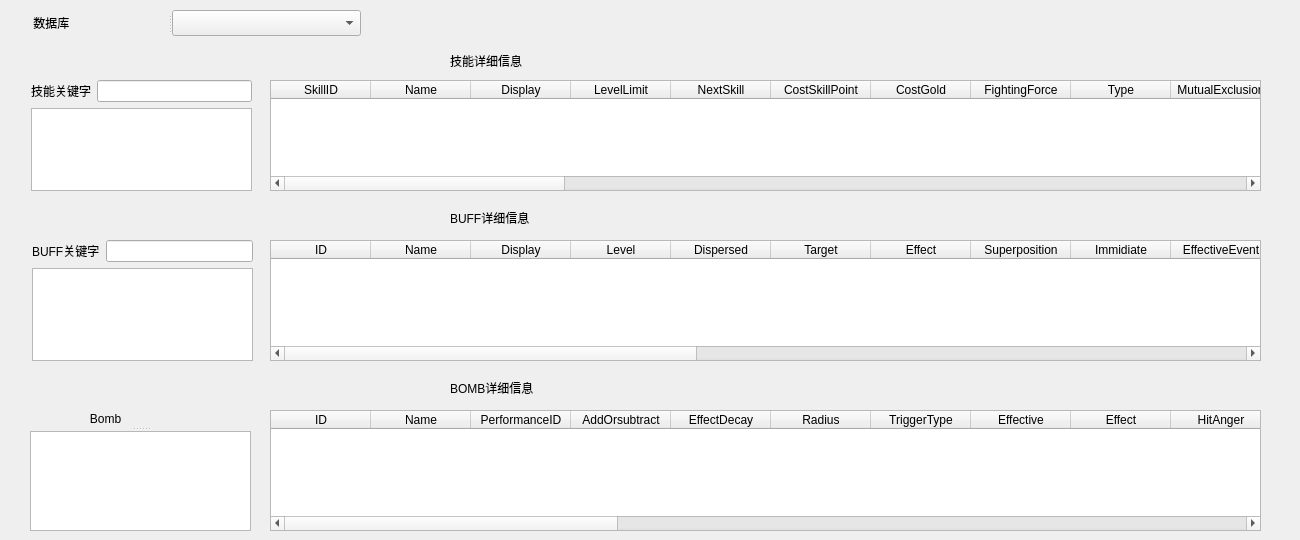
<?xml version="1.0" encoding="UTF-8"?>
<ui version="4.0">
 <class>skillselect</class>
 <widget class="QDialog" name="skillselect">
  <property name="geometry">
   <rect>
    <x>0</x>
    <y>0</y>
    <width>1300</width>
    <height>540</height>
   </rect>
  </property>
  <property name="windowTitle">
   <string>技能查询器</string>
  </property>
  <widget class="QSplitter" name="splitter_7">
   <property name="geometry">
    <rect>
     <x>10</x>
     <y>10</y>
     <width>351</width>
     <height>26</height>
    </rect>
   </property>
   <property name="orientation">
    <enum>Qt::Horizontal</enum>
   </property>
   <widget class="QLabel" name="label_3">
    <property name="text">
     <string>       数据库</string>
    </property>
   </widget>
   <widget class="QComboBox" name="comboBox"/>
  </widget>
  <widget class="QTableWidget" name="skillTableWidget">
   <property name="geometry">
    <rect>
     <x>270</x>
     <y>80</y>
     <width>991</width>
     <height>111</height>
    </rect>
   </property>
   <column>
    <property name="text">
     <string>SkillID</string>
    </property>
    <property name="toolTip">
     <string>ID</string>
    </property>
    <property name="whatsThis">
     <string/>
    </property>
   </column>
   <column>
    <property name="text">
     <string>Name</string>
    </property>
    <property name="toolTip">
     <string>技能名称</string>
    </property>
   </column>
   <column>
    <property name="text">
     <string>Display</string>
    </property>
    <property name="toolTip">
     <string>技能表现表ID t_s_skill_performa</string>
    </property>
   </column>
   <column>
    <property name="text">
     <string>LevelLimit</string>
    </property>
    <property name="toolTip">
     <string>激活技能或解锁战斗道具的角色等级</string>
    </property>
   </column>
   <column>
    <property name="text">
     <string>NextSkill</string>
    </property>
    <property name="toolTip">
     <string>下一等级ID</string>
    </property>
   </column>
   <column>
    <property name="text">
     <string>CostSkillPoint</string>
    </property>
    <property name="toolTip">
     <string>升级下一级技能所需消耗技能点</string>
    </property>
   </column>
   <column>
    <property name="text">
     <string>CostGold</string>
    </property>
    <property name="toolTip">
     <string>升级下一级技能所需消耗银币</string>
    </property>
   </column>
   <column>
    <property name="text">
     <string>FightingForce</string>
    </property>
    <property name="toolTip">
     <string>战斗力</string>
    </property>
   </column>
   <column>
    <property name="text">
     <string>Type</string>
    </property>
    <property name="toolTip">
     <string>&lt;html&gt;&lt;head/&gt;&lt;body&gt;&lt;p&gt;主动技能 0，永久被动技能：&lt;/p&gt;&lt;p&gt;常驻生效,属性值直接添加在角色面板或进入战斗场景后自动施加buff --目前无效&lt;/p&gt;&lt;p&gt; 1，被动技能：选定后，进入战斗场景后自动施加buff &lt;/p&gt;&lt;p&gt;2，主动技能：选定后，需使用才可生效 &lt;/p&gt;&lt;p&gt;3，必杀技：始终与武器捆绑 &lt;/p&gt;&lt;p&gt;4，公共技能 &lt;/p&gt;&lt;p&gt;5，道具技能 &lt;/p&gt;&lt;p&gt;6，宠物技能&lt;/p&gt;&lt;/body&gt;&lt;/html&gt;</string>
    </property>
   </column>
   <column>
    <property name="text">
     <string>MutualExclusion</string>
    </property>
    <property name="toolTip">
     <string>&lt;html&gt;&lt;head/&gt;&lt;body&gt;&lt;p&gt;技能自身所属的分类&lt;/p&gt;&lt;p&gt;1,替换武器&lt;/p&gt;&lt;p&gt;2,跳过回合&lt;/p&gt;&lt;p&gt;3,必杀技&lt;/p&gt;&lt;p&gt;4,旧&lt;/p&gt;&lt;p&gt;5,特殊&lt;/p&gt;&lt;p&gt;0,常规&lt;/p&gt;&lt;/body&gt;&lt;/html&gt;</string>
    </property>
   </column>
   <column>
    <property name="text">
     <string>Compatible</string>
    </property>
    <property name="toolTip">
     <string>&lt;html&gt;&lt;head/&gt;&lt;body&gt;&lt;p&gt;兼容&lt;/p&gt;&lt;p&gt;本技能兼容的分类&lt;/p&gt;&lt;p&gt;使用了MutualExclusion类型以后，还能使用的技能类型&lt;/p&gt;&lt;/body&gt;&lt;/html&gt;</string>
    </property>
   </column>
   <column>
    <property name="text">
     <string>Cooldown</string>
    </property>
    <property name="toolTip">
     <string>&lt;html&gt;&lt;head/&gt;&lt;body&gt;&lt;p&gt;&lt;span style=&quot; font-family:'微软雅黑'; font-size:11px; color:#000000;&quot;&gt;使用的冷却时间 施放技能间隔，&lt;/span&gt;&lt;/p&gt;&lt;p&gt;&lt;span style=&quot; font-family:'微软雅黑'; font-size:11px; color:#000000;&quot;&gt;施放技能的回合后开始每到自身回合&lt;/span&gt;&lt;/p&gt;&lt;p&gt;&lt;span style=&quot; font-family:'微软雅黑'; font-size:11px; color:#000000;&quot;&gt;结束-1&lt;/span&gt;&lt;/p&gt;&lt;/body&gt;&lt;/html&gt;</string>
    </property>
   </column>
   <column>
    <property name="text">
     <string>TimesPerTurn</string>
    </property>
    <property name="toolTip">
     <string>每回合使用次数限定</string>
    </property>
   </column>
   <column>
    <property name="text">
     <string>CostActPoint</string>
    </property>
    <property name="toolTip">
     <string>使用技能需要消耗消耗行动力数量</string>
    </property>
   </column>
   <column>
    <property name="text">
     <string>CostAnger</string>
    </property>
    <property name="toolTip">
     <string>消耗怒气</string>
    </property>
   </column>
   <column>
    <property name="text">
     <string>Buff</string>
    </property>
    <property name="toolTip">
     <string>&lt;html&gt;&lt;head/&gt;&lt;body&gt;&lt;p&gt;状态&lt;/p&gt;&lt;p&gt;可能填写多个|分隔&lt;/p&gt;&lt;p&gt;buffer表&lt;/p&gt;&lt;/body&gt;&lt;/html&gt;</string>
    </property>
   </column>
   <column>
    <property name="text">
     <string>Delay</string>
    </property>
    <property name="toolTip">
     <string>延迟值</string>
    </property>
   </column>
   <column>
    <property name="text">
     <string>IsEndTurn</string>
    </property>
    <property name="toolTip">
     <string>是否结束回合</string>
    </property>
   </column>
   <column>
    <property name="text">
     <string>User</string>
    </property>
    <property name="toolTip">
     <string>使用者
0，玩家；1，NPC。</string>
    </property>
   </column>
   <column>
    <property name="text">
     <string>UseType</string>
    </property>
    <property name="toolTip">
     <string>技能Tag分类用于AI调用
可配置多项，竖线分割
（主动技能
0，永久被动技能：常驻生效，属性值直接添加在角色面板或进入战斗场景后自动施加buff --目前无效
1，被动技能：选定后，进入战斗场景后自动施加buff
2，主动技能：选定后，需使用才可生效
3，必杀技：始终与武器捆绑
4，公共技能
5，道具技能
6，宠物技能-非治疗
7，未知
8，未知
9：宠物技能-治疗类</string>
    </property>
   </column>
   <column>
    <property name="text">
     <string>SubType</string>
    </property>
    <property name="toolTip">
     <string>技能子类型
0，无特殊子类型
1，普通技能-武器技能
2，普通技能-武器必杀技
3，普通技能-通用技能
4，普通技能-被动技能
5，道具技能
6，宠物技能
7，无法首发的道具技能</string>
    </property>
   </column>
   <column>
    <property name="text">
     <string>IsAttackSkill</string>
    </property>
    <property name="toolTip">
     <string>&lt;html&gt;&lt;head/&gt;&lt;body&gt;&lt;p&gt;是否是攻击技能&lt;/p&gt;&lt;p&gt;0，非攻击技能&lt;/p&gt;&lt;p&gt;1，攻击技能&lt;/p&gt;&lt;p&gt;----无效字段&lt;/p&gt;&lt;/body&gt;&lt;/html&gt;</string>
    </property>
   </column>
   <column>
    <property name="text">
     <string>Damage</string>
    </property>
    <property name="toolTip">
     <string>杀伤权重</string>
    </property>
   </column>
   <column>
    <property name="text">
     <string>Dig</string>
    </property>
    <property name="toolTip">
     <string>挖坑权重</string>
    </property>
   </column>
   <column>
    <property name="text">
     <string>ButtonOrder</string>
    </property>
    <property name="toolTip">
     <string>技能在按钮上的次序</string>
    </property>
   </column>
   <column>
    <property name="text">
     <string>Level</string>
    </property>
    <property name="toolTip">
     <string>技能等级</string>
    </property>
   </column>
   <column>
    <property name="text">
     <string>BasicSkill</string>
    </property>
    <property name="toolTip">
     <string>技能等级为1时的ID</string>
    </property>
   </column>
   <column>
    <property name="text">
     <string>CostDonate</string>
    </property>
    <property name="toolTip">
     <string>学习此技能消耗的贡献</string>
    </property>
   </column>
   <column>
    <property name="text">
     <string>FightUseCount</string>
    </property>
    <property name="toolTip">
     <string>&lt;html&gt;&lt;head/&gt;&lt;body&gt;&lt;p&gt;战斗中可使用次数&lt;/p&gt;&lt;p&gt;填-1为无限次使用&lt;/p&gt;&lt;/body&gt;&lt;/html&gt;</string>
    </property>
   </column>
   <column>
    <property name="text">
     <string>CanHold</string>
    </property>
    <property name="toolTip">
     <string>角色技能专用，是否允许战前携带</string>
    </property>
   </column>
   <column>
    <property name="text">
     <string>Sort</string>
    </property>
    <property name="toolTip">
     <string>道具技能专用。在客户端选择技能时的排序。</string>
    </property>
   </column>
  </widget>
  <widget class="QTableWidget" name="bombTableWidget">
   <property name="geometry">
    <rect>
     <x>270</x>
     <y>410</y>
     <width>991</width>
     <height>121</height>
    </rect>
   </property>
   <column>
    <property name="text">
     <string>ID</string>
    </property>
    <property name="toolTip">
     <string>&lt;html&gt;&lt;head/&gt;&lt;body&gt;&lt;p&gt;ID&lt;/p&gt;&lt;p&gt;102固定ID&lt;/p&gt;&lt;p&gt;0～94999是道具类使用的炮弹&lt;/p&gt;&lt;p&gt;95000~99999是套装置换用&lt;/p&gt;&lt;p&gt;100000是常规武器用的炮弹&lt;/p&gt;&lt;p&gt;500000是副本NPC使用的炮弹&lt;/p&gt;&lt;p&gt;对于常规武器来说，&lt;/p&gt;&lt;p&gt;编号（两位），&lt;/p&gt;&lt;p&gt;变型等级（一位），&lt;/p&gt;&lt;p&gt;主次（一位1，主炮弹，2次炮弹），&lt;/p&gt;&lt;p&gt;编号数（一位）&lt;/p&gt;&lt;/body&gt;&lt;/html&gt;</string>
    </property>
   </column>
   <column>
    <property name="text">
     <string>Name</string>
    </property>
    <property name="toolTip">
     <string>名称</string>
    </property>
   </column>
   <column>
    <property name="text">
     <string>PerformanceID</string>
    </property>
    <property name="toolTip">
     <string>炮弹表现表ID

t_s_bomb_performance表</string>
    </property>
   </column>
   <column>
    <property name="text">
     <string>AddOrsubtract</string>
    </property>
    <property name="toolTip">
     <string>&lt;html&gt;&lt;head/&gt;&lt;body&gt;&lt;p&gt;增强/减弱&lt;/p&gt;&lt;p&gt;1，减弱&lt;/p&gt;&lt;p&gt;2，增强&lt;/p&gt;&lt;/body&gt;&lt;/html&gt;</string>
    </property>
   </column>
   <column>
    <property name="text">
     <string>EffectDecay</string>
    </property>
    <property name="toolTip">
     <string>&lt;html&gt;&lt;head/&gt;&lt;body&gt;&lt;p&gt;区域效果衰减&lt;/p&gt;&lt;p&gt;内层百分比半径_内层百分比效果/&lt;/p&gt;&lt;p&gt;外层百分比半径_外层百分比效果&lt;/p&gt;&lt;/body&gt;&lt;/html&gt;</string>
    </property>
   </column>
   <column>
    <property name="text">
     <string>Radius</string>
    </property>
    <property name="toolTip">
     <string>爆炸范围</string>
    </property>
   </column>
   <column>
    <property name="text">
     <string>TriggerType</string>
    </property>
    <property name="toolTip">
     <string>&lt;html&gt;&lt;head/&gt;&lt;body&gt;&lt;p&gt;触发爆炸&lt;/p&gt;&lt;p&gt;0，无&lt;/p&gt;&lt;p&gt;1|4，地表&lt;/p&gt;&lt;p&gt;2，友方角色&lt;/p&gt;&lt;p&gt;3，敌方角色&lt;/p&gt;&lt;p&gt;4,不可炸的地表&lt;/p&gt;&lt;/body&gt;&lt;/html&gt;</string>
    </property>
   </column>
   <column>
    <property name="text">
     <string>Effective</string>
    </property>
    <property name="toolTip">
     <string>&lt;html&gt;&lt;head/&gt;&lt;body&gt;&lt;p&gt;可生效&lt;/p&gt;&lt;p&gt;1，地表&lt;/p&gt;&lt;p&gt;2，友方角色&lt;/p&gt;&lt;p&gt;3，敌方角色&lt;/p&gt;&lt;p&gt;4，不可破坏地形&lt;/p&gt;&lt;p&gt;5，物件&lt;/p&gt;&lt;p&gt;6，队友&lt;/p&gt;&lt;/body&gt;&lt;/html&gt;</string>
    </property>
   </column>
   <column>
    <property name="text">
     <string>Effect</string>
    </property>
    <property name="toolTip">
     <string>&lt;html&gt;&lt;head/&gt;&lt;body&gt;&lt;p&gt;效果&lt;/p&gt;&lt;p&gt;DerivationBomb(绝对伤害值)适用于物件爆炸&lt;/p&gt;&lt;p&gt;KickFlyFixedAngle(力度必填，角度必填，方向-1向左0根据爆炸点判断1向右)&lt;/p&gt;&lt;/body&gt;&lt;/html&gt;</string>
    </property>
   </column>
   <column>
    <property name="text">
     <string>HitAnger</string>
    </property>
    <property name="toolTip">
     <string>命中增加怒气</string>
    </property>
   </column>
   <column>
    <property name="text">
     <string>MissAnger</string>
    </property>
    <property name="toolTip">
     <string>未命中增加怒气</string>
    </property>
   </column>
   <column>
    <property name="text">
     <string>HitHole</string>
    </property>
    <property name="toolTip">
     <string>&lt;html&gt;&lt;head/&gt;&lt;body&gt;&lt;p&gt;击中角色弹坑&lt;/p&gt;&lt;p&gt;resweaponcrack&lt;/p&gt;&lt;p&gt;弹坑大小同资源大小&lt;/p&gt;&lt;/body&gt;&lt;/html&gt;</string>
    </property>
   </column>
   <column>
    <property name="text">
     <string>HitEdge</string>
    </property>
    <property name="toolTip">
     <string>&lt;html&gt;&lt;head/&gt;&lt;body&gt;&lt;p&gt;击中角色弹坑边缘&lt;/p&gt;&lt;p&gt;resweaponcrack&lt;/p&gt;&lt;/body&gt;&lt;/html&gt;</string>
    </property>
   </column>
   <column>
    <property name="text">
     <string>MissHole</string>
    </property>
    <property name="toolTip">
     <string>&lt;html&gt;&lt;head/&gt;&lt;body&gt;&lt;p&gt;击中地面弹坑&lt;/p&gt;&lt;p&gt;resweaponcrack&lt;/p&gt;&lt;/body&gt;&lt;/html&gt;</string>
    </property>
   </column>
   <column>
    <property name="text">
     <string>MissEdge</string>
    </property>
    <property name="toolTip">
     <string>&lt;html&gt;&lt;head/&gt;&lt;body&gt;&lt;p&gt;击中地面弹坑边缘&lt;/p&gt;&lt;p&gt;resweaponcrack&lt;/p&gt;&lt;/body&gt;&lt;/html&gt;</string>
    </property>
   </column>
   <column>
    <property name="text">
     <string>FlySpeed</string>
    </property>
    <property name="toolTip">
     <string>飞行播放速度</string>
    </property>
   </column>
   <column>
    <property name="text">
     <string>WindForce</string>
    </property>
    <property name="toolTip">
     <string>风力因素</string>
    </property>
   </column>
   <column>
    <property name="text">
     <string>AirResistance</string>
    </property>
    <property name="toolTip">
     <string>空气因素</string>
    </property>
   </column>
   <column>
    <property name="text">
     <string>Gravity</string>
    </property>
    <property name="toolTip">
     <string>重力因素</string>
    </property>
   </column>
   <column>
    <property name="text">
     <string>Mass</string>
    </property>
    <property name="toolTip">
     <string>质量</string>
    </property>
   </column>
   <column>
    <property name="text">
     <string>ExplodeTime4</string>
    </property>
    <property name="toolTip">
     <string>爆炸4表现时间（ms）</string>
    </property>
   </column>
   <column>
    <property name="text">
     <string>ExplodeTime3</string>
    </property>
   </column>
   <column>
    <property name="text">
     <string>ExplodeTime1</string>
    </property>
   </column>
   <column>
    <property name="text">
     <string>ExplodeTime2</string>
    </property>
   </column>
   <column>
    <property name="text">
     <string>EffectiveMode</string>
    </property>
    <property name="toolTip">
     <string>&lt;html&gt;&lt;head/&gt;&lt;body&gt;&lt;p&gt;生效方式&lt;/p&gt;&lt;p&gt;1，普通&lt;/p&gt;&lt;p&gt;2，炮弹不会爆炸，效果影响炮弹穿过的角色&lt;/p&gt;&lt;/body&gt;&lt;/html&gt;</string>
    </property>
   </column>
   <column>
    <property name="text">
     <string>FriendEffect</string>
    </property>
    <property name="toolTip">
     <string>只对已方的炮弹效果</string>
    </property>
   </column>
  </widget>
  <widget class="QTableWidget" name="buffTableWidget">
   <property name="geometry">
    <rect>
     <x>270</x>
     <y>240</y>
     <width>991</width>
     <height>121</height>
    </rect>
   </property>
   <column>
    <property name="text">
     <string>ID</string>
    </property>
    <property name="toolTip">
     <string>ID</string>
    </property>
   </column>
   <column>
    <property name="text">
     <string>Name</string>
    </property>
    <property name="toolTip">
     <string>Buff效果名称</string>
    </property>
   </column>
   <column>
    <property name="text">
     <string>Display</string>
    </property>
    <property name="toolTip">
     <string>&lt;html&gt;&lt;head/&gt;&lt;body&gt;&lt;p&gt;Buff表现表ID&lt;/p&gt;&lt;p&gt;读取表t_s_buffer_performance&lt;/p&gt;&lt;/body&gt;&lt;/html&gt;</string>
    </property>
   </column>
   <column>
    <property name="text">
     <string>Level</string>
    </property>
    <property name="toolTip">
     <string>状态等级</string>
    </property>
   </column>
   <column>
    <property name="text">
     <string>Dispersed</string>
    </property>
    <property name="toolTip">
     <string>&lt;html&gt;&lt;head/&gt;&lt;body&gt;&lt;p&gt;可被驱散&lt;/p&gt;&lt;p&gt;不可被驱散效果清除:0&lt;/p&gt;&lt;p&gt;可被驱散效果清除:1&lt;/p&gt;&lt;/body&gt;&lt;/html&gt;</string>
    </property>
   </column>
   <column>
    <property name="text">
     <string>Target</string>
    </property>
    <property name="toolTip">
     <string>&lt;html&gt;&lt;head/&gt;&lt;body&gt;&lt;p&gt;状态施加的对象：&lt;/p&gt;&lt;p&gt;1，自身&lt;/p&gt;&lt;p&gt;5，场景内所有角色&lt;/p&gt;&lt;p&gt;6，场景内所有敌方角色&lt;/p&gt;&lt;p&gt;7，场景内所有友方角色&lt;/p&gt;&lt;p&gt;8，近战范围内一个仇恨目标（用户则为随机目标）&lt;/p&gt;&lt;p&gt;9，近战范围内全部仇恨目标&lt;/p&gt;&lt;p&gt;10，炮弹命中的目标&lt;/p&gt;&lt;/body&gt;&lt;/html&gt;</string>
    </property>
   </column>
   <column>
    <property name="text">
     <string>Effect</string>
    </property>
    <property name="toolTip">
     <string>状态效果</string>
    </property>
   </column>
   <column>
    <property name="text">
     <string>Superposition</string>
    </property>
    <property name="toolTip">
     <string>&lt;html&gt;&lt;head/&gt;&lt;body&gt;&lt;p&gt;可叠加最大层数&lt;/p&gt;&lt;p&gt;不论来源，同一个角色的叠加最大层数&lt;/p&gt;&lt;p&gt;叠加功能&lt;/p&gt;&lt;/body&gt;&lt;/html&gt;</string>
    </property>
   </column>
   <column>
    <property name="text">
     <string>Immidiate</string>
    </property>
    <property name="toolTip">
     <string>立即生效</string>
    </property>
   </column>
   <column>
    <property name="text">
     <string>EffectiveEvent</string>
    </property>
    <property name="toolTip">
     <string>产生效果的事件（buff生效节点0.7.5版本更新）
1：受到伤害之前
2：正在受到伤害
4：任意角色的行动回合开始
5：自己行动开始前
6：自己的行动回合开始 
7：自己受到伤害之前
8：自己的行动回合结束
9：击杀其他角色
12：自己开炮之后
18：受到致死伤害时
制造伤害之前
19:每一轮发射开炮前
20:每一发炮弹产生炮弹前
21:破冰移除效果专用事件
22:炮弹精准命中
23:每一轮发射开炮后（一轮内所有炮弹发射出来，三叉是是射三发）
24:普通轮次（类似19，仅限于普攻)开始前
25:必杀轮次（类似19，仅限于普攻)开始前
26:新增一个有益的buff(Harm为1)
27:移除一个有益的buff(Harm为1)
28：开始开炮前
29:炮弹爆炸产生弹坑前
30:治疗生效前
31:被炮弹命中生效前
32:在被炮弹命中造成伤害时(回合)
34:使用道具前
35:命中敌人破冰前
36：普通开炮前（28不含必杀）</string>
    </property>
   </column>
   <column>
    <property name="text">
     <string>LebgthType</string>
    </property>
    <property name="toolTip">
     <string>&lt;html&gt;&lt;head/&gt;&lt;body&gt;&lt;p&gt;持续长度类型（buff消失节点）&lt;/p&gt;&lt;p&gt;同EffectiveEvent&lt;/p&gt;&lt;/body&gt;&lt;/html&gt;</string>
    </property>
   </column>
   <column>
    <property name="text">
     <string>Length</string>
    </property>
    <property name="toolTip">
     <string>&lt;html&gt;&lt;head/&gt;&lt;body&gt;&lt;p&gt;持续长度&lt;/p&gt;&lt;p&gt;每当状态的获得者达到持续长度节点，&lt;/p&gt;&lt;p&gt;长度-1，至0则失去状况&lt;/p&gt;&lt;p&gt;持续长度&lt;/p&gt;&lt;/body&gt;&lt;/html&gt;</string>
    </property>
   </column>
   <column>
    <property name="text">
     <string>Harm</string>
    </property>
    <property name="toolTip">
     <string>&lt;html&gt;&lt;head/&gt;&lt;body&gt;&lt;p&gt;技能类型，用于驱散、数量、无敌等判定&lt;/p&gt;&lt;p&gt;1，有益&lt;/p&gt;&lt;p&gt;0，有害&lt;/p&gt;&lt;p&gt;2，中立&lt;/p&gt;&lt;/body&gt;&lt;/html&gt;</string>
    </property>
   </column>
   <column>
    <property name="text">
     <string>Remove</string>
    </property>
    <property name="toolTip">
     <string>&lt;html&gt;&lt;head/&gt;&lt;body&gt;&lt;p&gt;特别的移除buff条件&lt;/p&gt;&lt;p&gt;同EffectiveEvent&lt;/p&gt;&lt;p&gt;-1为生效后立即移除&lt;/p&gt;&lt;/body&gt;&lt;/html&gt;</string>
    </property>
   </column>
   <column>
    <property name="text">
     <string>Probability</string>
    </property>
    <property name="toolTip">
     <string>&lt;html&gt;&lt;head/&gt;&lt;body&gt;&lt;p&gt;添加buff的几率&lt;/p&gt;&lt;p&gt;10000表示100%&lt;/p&gt;&lt;/body&gt;&lt;/html&gt;</string>
    </property>
   </column>
   <column>
    <property name="text">
     <string>EffectProbability</string>
    </property>
    <property name="toolTip">
     <string>Buff效果生效的几率</string>
    </property>
   </column>
   <column>
    <property name="text">
     <string>HiddenCD</string>
    </property>
    <property name="toolTip">
     <string>Buff效果内置冷却</string>
    </property>
   </column>
   <column>
    <property name="text">
     <string>Tag</string>
    </property>
    <property name="toolTip">
     <string>&lt;html&gt;&lt;head/&gt;&lt;body&gt;&lt;p&gt;buff标签，用于驱散和免疫类型辅助&lt;/p&gt;&lt;p&gt;判定，多个用|分隔&lt;/p&gt;&lt;/body&gt;&lt;/html&gt;</string>
    </property>
   </column>
   <column>
    <property name="text">
     <string>EffectCondition</string>
    </property>
    <property name="toolTip">
     <string>&lt;html&gt;&lt;head/&gt;&lt;body&gt;&lt;p&gt;对施加对象进一步判定条件&lt;/p&gt;&lt;p&gt;1,buffID：拥有指定buffID的单位&lt;/p&gt;&lt;/body&gt;&lt;/html&gt;</string>
    </property>
   </column>
   <column>
    <property name="text">
     <string>ChangeProbabilityFlag</string>
    </property>
    <property name="toolTip">
     <string>&lt;html&gt;&lt;head/&gt;&lt;body&gt;&lt;p&gt;Buff效果添加是否受命中和抵抗的影响&lt;/p&gt;&lt;p&gt;0都不生效&lt;/p&gt;&lt;p&gt;1都生效&lt;/p&gt;&lt;p&gt;2只有命中生效&lt;/p&gt;&lt;p&gt;3只有抵抗生效&lt;/p&gt;&lt;/body&gt;&lt;/html&gt;</string>
    </property>
   </column>
   <column>
    <property name="text">
     <string>ChangeEffectProbabilityFlag</string>
    </property>
    <property name="toolTip">
     <string>&lt;html&gt;&lt;head/&gt;&lt;body&gt;&lt;p&gt;Buff效果生效是否受命中和抵抗的影响&lt;/p&gt;&lt;p&gt;0都不生效&lt;/p&gt;&lt;p&gt;1都生效&lt;/p&gt;&lt;p&gt;2只有命中生效&lt;/p&gt;&lt;p&gt;3只有抵抗生效&lt;/p&gt;&lt;/body&gt;&lt;/html&gt;</string>
    </property>
   </column>
  </widget>
  <widget class="QLabel" name="label_5">
   <property name="geometry">
    <rect>
     <x>450</x>
     <y>50</y>
     <width>151</width>
     <height>21</height>
    </rect>
   </property>
   <property name="text">
    <string>技能详细信息</string>
   </property>
  </widget>
  <widget class="QLabel" name="label_6">
   <property name="geometry">
    <rect>
     <x>450</x>
     <y>210</y>
     <width>101</width>
     <height>16</height>
    </rect>
   </property>
   <property name="text">
    <string>BUFF详细信息</string>
   </property>
  </widget>
  <widget class="QLabel" name="label_7">
   <property name="geometry">
    <rect>
     <x>450</x>
     <y>380</y>
     <width>111</width>
     <height>16</height>
    </rect>
   </property>
   <property name="text">
    <string>BOMB详细信息</string>
   </property>
  </widget>
  <widget class="QSplitter" name="splitter">
   <property name="geometry">
    <rect>
     <x>30</x>
     <y>410</y>
     <width>221</width>
     <height>121</height>
    </rect>
   </property>
   <property name="orientation">
    <enum>Qt::Vertical</enum>
   </property>
   <widget class="QLabel" name="label_2">
    <property name="maximumSize">
     <size>
      <width>16777215</width>
      <height>20</height>
     </size>
    </property>
    <property name="text">
     <string>                  Bomb</string>
    </property>
   </widget>
   <widget class="QListWidget" name="bombListWidget">
    <property name="maximumSize">
     <size>
      <width>16777215</width>
      <height>100</height>
     </size>
    </property>
   </widget>
  </widget>
  <widget class="QWidget" name="">
   <property name="geometry">
    <rect>
     <x>31</x>
     <y>80</y>
     <width>221</width>
     <height>111</height>
    </rect>
   </property>
   <layout class="QVBoxLayout" name="verticalLayout_2">
    <item>
     <layout class="QHBoxLayout" name="horizontalLayout">
      <item>
       <widget class="QLabel" name="label">
        <property name="text">
         <string>技能关键字</string>
        </property>
       </widget>
      </item>
      <item>
       <widget class="QLineEdit" name="skillLineEdit">
        <property name="toolTip">
         <string>输入技能关键字</string>
        </property>
       </widget>
      </item>
     </layout>
    </item>
    <item>
     <widget class="QListWidget" name="skillListWidget"/>
    </item>
   </layout>
  </widget>
  <widget class="QWidget" name="">
   <property name="geometry">
    <rect>
     <x>32</x>
     <y>240</y>
     <width>221</width>
     <height>121</height>
    </rect>
   </property>
   <layout class="QVBoxLayout" name="verticalLayout">
    <item>
     <layout class="QHBoxLayout" name="horizontalLayout_2">
      <item>
       <widget class="QLabel" name="label_4">
        <property name="text">
         <string>BUFF关键字</string>
        </property>
       </widget>
      </item>
      <item>
       <widget class="QLineEdit" name="buffLineEdit">
        <property name="toolTip">
         <string>输入BUFF关键字</string>
        </property>
       </widget>
      </item>
     </layout>
    </item>
    <item>
     <widget class="QListWidget" name="buffListWidget"/>
    </item>
   </layout>
  </widget>
 </widget>
 <resources/>
 <connections/>
</ui>
